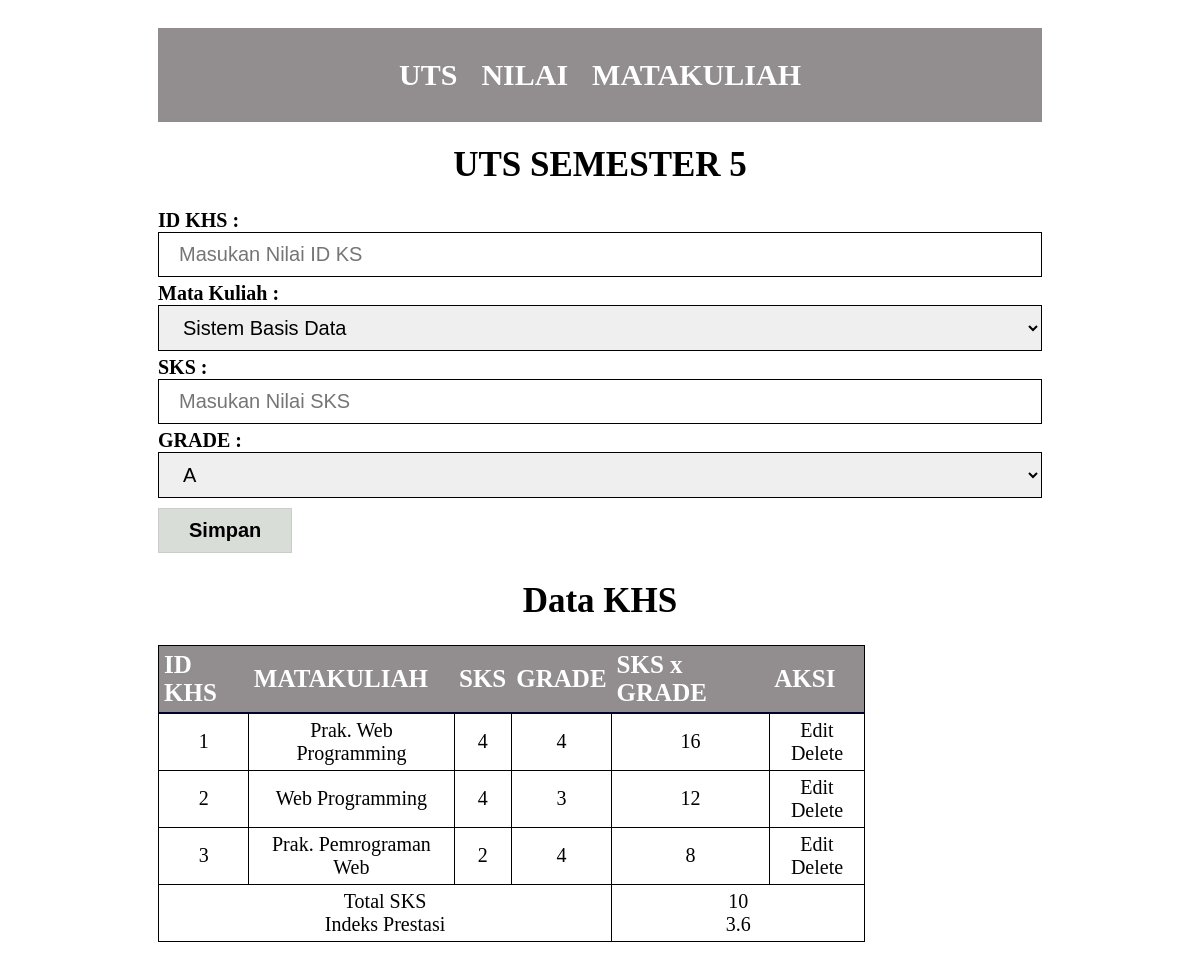
The app's page /?page=aplikasi_khs with its own data.
### tables this page shows
CREATE TABLE `khs` (
  `id_khs` char(20) NOT NULL,
  `matakuliah` varchar(50) NOT NULL,
  `sks` int(5) NOT NULL,
  `grade` int(2) NOT NULL,
  `total_nilai_bobot` int(3) NOT NULL
);

### content/aplikasi_khs.php (the view, shortened to what this page needs)
<!doctype html>
<html lang="en">
<head>
</head>
<body>
    <h1>UTS SEMESTER 5</h1>
    <div class="">
        <form action="?page=save_khs" method="POST">
            <label for="">ID KHS : </label><br>
            <input type="number" name="id_khs" placeholder="Masukan Nilai ID KS" required=""><br>
            <label for="">Mata Kuliah : </label><br>
            <select name="nama_mk" id="">
                <?php
                $sql = $con->prepare("SELECT * FROM matakuliah");
                $sql->execute();
                while ($mk = $sql->fetch()) {
                    echo "<option value='$mk[1]'>$mk[1]</option>";
                }
                ?>
            </select><br>
            <label for="">SKS : </label><br>
            <input type="number" name="sks" placeholder="Masukan Nilai SKS" required=""><br>
            <label for="">GRADE : </label><br>
            <select name="grade" id="">
                <?php
                $sql = $con->prepare("SELECT * FROM grade");
                $sql->execute();
                while ($g = $sql->fetch()) {
                    echo "<option value='$g[2]'>$g[1]</option>";
                }
                ?>
            </select><br />
            <button type="submit">Simpan</button><br />
        </form>
    </div>
    <h1>Data KHS</h1>
    <table>
        <tr>
            <th>ID KHS</th>
            <th>MATAKULIAH</th>
            <th>SKS</th>
            <th>GRADE</th>
            <th>SKS x GRADE</th>
            <th>AKSI</th>
        </tr>
        <?php
        $sql = $con->prepare("SELECT * FROM khs");
        $sql->execute();
        while ($r = $sql->fetch(PDO::FETCH_BOTH)) {
            echo "<tr>
                    <td>$r[0]</td>
                    <td>$r[1]</td>
                    <td>$r[2]</td>
                    <td>$r[3]</td>
                    <td>$r[4]</td>
                    <td><a href='?page=edit_khs&id_khs=$r[0]' onclick='return confirm(\"apakah anda yakin mengedit data dengan id = $r[0] ?\");'>Edit</a>
                    <a href='?page=delete_khs&id_khs=$r[0]' onclick='return confirm(\"apakah anda yakin menghapus data dengan id = $r[0] ?\");'>Delete</a>
                    </td>
                </tr>";
        }
        $sum = $con->prepare("SELECT SUM(sks) tot_sks FROM khs");
        $sum->execute();
        while ($t = $sum->fetch(PDO::FETCH_BOTH)) {
            $sks = $t[0];
        }
        $sum = $con->prepare("SELECT SUM(total_nilai_bobot) bobot FROM khs");
        $sum->execute();
        while ($t = $sum->fetch(PDO::FETCH_BOTH)) {
            $bobot = $t[0];
        }
        $ip = $bobot / $sks;
        ?>
        <tr>
            <td colspan=4>Total SKS <br />Indeks Prestasi</td>
            <td colspan=2><?php echo "{$sks}" ?><br /><?php echo "{$ip}" ?></td>
        </tr>
    </table><br>
</body>
</html>

### index.php (shortened to what this page needs)
<!DOCTYPE html>
<html lang="en">
<head>
</head>
<body>
    <nav>
        <a href="?page=aplikasi_khs">UTS</a>
        <a href="?page=nilai">NILAI</a>
        <a href="?page=matakuliah">MATAKULIAH</a>
    </nav>
    <div class="container">
        <?php
        $direktori = "content";
        $page = @$_GET['page'];
        if ($page != "")
            include("$direktori/$page.php");
        else
            include("$direktori/home.php");
        ?>
    </div>
</body>
</html>

### content/style.css (style rules this page uses)
body { padding: 20px 150px; font-family: "Nunito Sans"; color: rgb(0, 0, 0); }
nav { background-color: #928d8e; text-align: center; padding: 20px; }
nav a { display: inline-block; text-decoration: none; color: #fff; padding: 10px 10px 10px 10px; font-size: 30px; font-weight: bold; }
label { font-weight: bold; margin-bottom: 5px; font-size: 20px; }
input, select, textarea { border: 1px solid #000000; padding: 10px 20px; margin-bottom: 5px; width: 100%; box-sizing: border-box; font-size: 20px; }
table { border: 1px solid rgb(0, 0, 0); border-collapse: collapse; font-size: 20px; position: relative; width: 80%; max-width: 100%; overflow: auto; }
th { border-bottom: 2px solid #000029; text-align: left; font-size: 25px; padding: 5px; color: #ffffff; background-color: #928d8e; }
td { border-bottom: 1px dashed rgb(2, 2, 2); text-align: left; padding: 5px; text-align: center; border: 1px solid rgb(0, 0, 0); }
button { margin: 5px 0; font-weight: bold; padding: 10px 30px; margin-bottom: 5px; border: 1px solid #ccc; font-size: 20px; background-color: #d8ddd8; color: rgb(0, 0, 0); }
h1 { font-size: 35px; text-align: center; font-weight: bold; }
a { color: #020202; text-decoration: none; }

### records on screen
khs: id_khs "1", matakuliah "Prak. Web Programming", sks "4", grade "4", total_nilai_bobot "16"
khs: id_khs "2", matakuliah "Web Programming", sks "4", grade "3", total_nilai_bobot "12"
khs: id_khs "3", matakuliah "Prak. Pemrograman Web", sks "2", grade "4", total_nilai_bobot "8"

### other values on screen
$sks "10"
$ip "3.6"
form field nama_mk "Sistem Basis Data"
form field grade "A"
